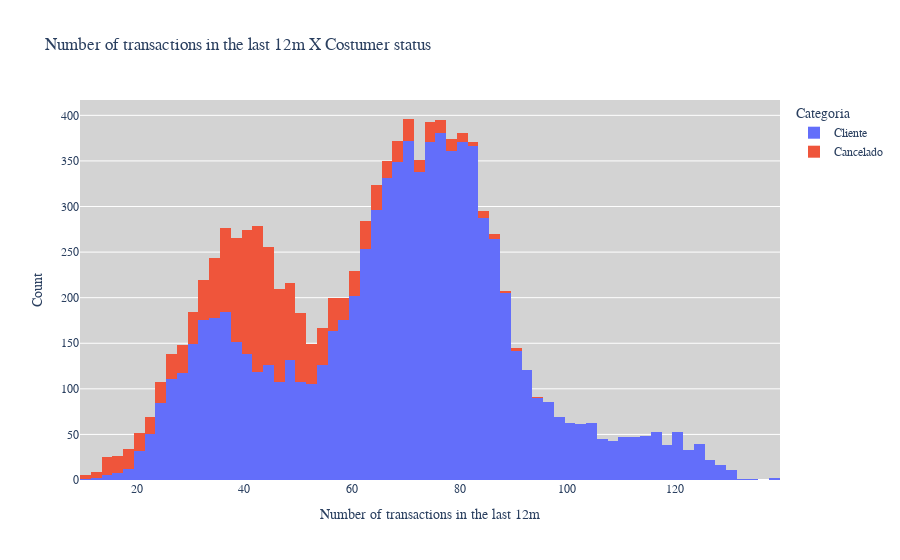

The notebook cell this image was saved under:
### Code cell
import plotly.express as px
graphic = px.histogram(df, x="Qtde Transacoes 12m", color="Categoria", title="Number of transactions in the last 12m X Costumer status")
graphic.update_layout(
    xaxis_title='Number of transactions in the last 12m', # Nome para o eixo x
    yaxis_title='Count', # Nome para o eixo y
    font=dict(family='Arial', size=12), #Fonte arial 12 para todo o gráfico
    plot_bgcolor='lightgray' # cor de fundo
)
graphic.show()

### Figure 1 — Plotly figure (JSON) as saved in the notebook; plotly's stock layout.template omitted (floating-point values rounded to 4 significant figures; data arrays with more than 128 entries replaced by an {"elided": "..."} marker saying what was removed)
{"data": [{"alignmentgroup": "True", "bingroup": "x", "hovertemplate": "Categoria=Cliente<br>Qtde Transacoes 12m=%{x}<br>count=%{y}<extra></extra>", "legendgroup": "Cliente", "marker": {"color": "#636efa", "pattern": {"shape": ""}}, "name": "Cliente", "offsetgroup": "Cliente", "orientation": "v", "showlegend": true, "type": "histogram", "x": {"elided": "8499 int values"}, "xaxis": "x", "yaxis": "y"}, {"alignmentgroup": "True", "bingroup": "x", "hovertemplate": "Categoria=Cancelado<br>Qtde Transacoes 12m=%{x}<br>count=%{y}<extra></extra>", "legendgroup": "Cancelado", "marker": {"color": "#EF553B", "pattern": {"shape": ""}}, "name": "Cancelado", "offsetgroup": "Cancelado", "orientation": "v", "showlegend": true, "type": "histogram", "x": {"elided": "1627 int values"}, "xaxis": "x", "yaxis": "y"}], "layout": {"autosize": true, "barmode": "relative", "font": {"family": "Arial", "size": 12}, "legend": {"title": {"text": "Categoria"}, "tracegroupgap": 0}, "plot_bgcolor": "lightgray", "title": {"text": "Number of transactions in the last 12m X Costumer status"}, "xaxis": {"anchor": "y", "autorange": true, "domain": [0, 1], "range": [9.5, 139.5], "title": {"text": "Number of transactions in the last 12m"}, "type": "linear"}, "yaxis": {"anchor": "x", "autorange": true, "domain": [0, 1], "range": [0, 416.8], "title": {"text": "Count"}}}}
